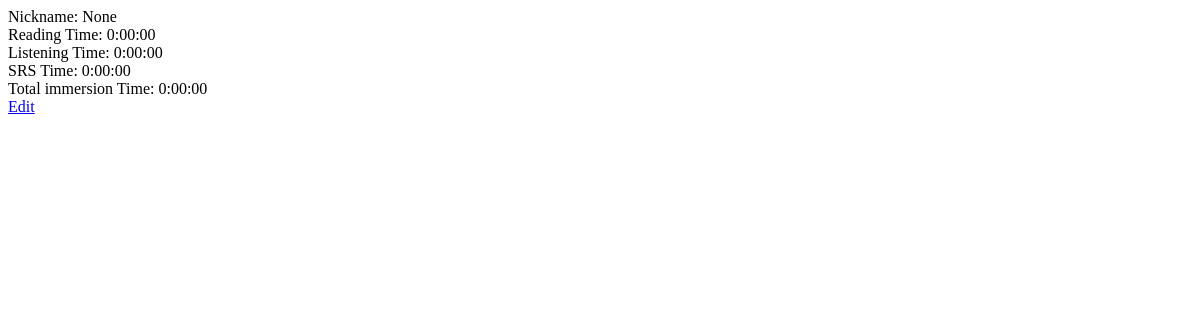
The app's page /accounts/profile/5/details/, older data.
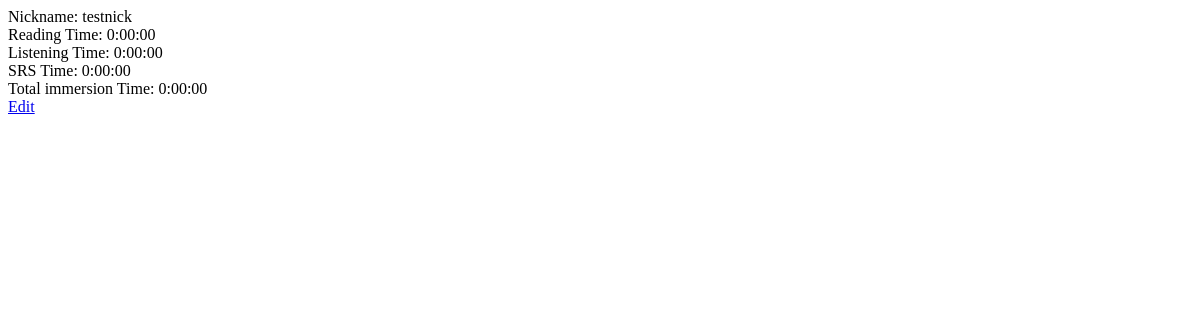
The same page, newer data.
### ImmersionTracker/accounts/models.py (models this page shows, shortened)
class Profile(models.Model):
    NICKNAME_MAX_LENGTH = 20
    INITIAL_DURATION = timedelta(hours=0, minutes=0, seconds=0)
    nickname = models.CharField(
        max_length=20,
        blank=True,
        null=True,
    )
    reading_time = models.DurationField(default=INITIAL_DURATION)
    listening_time = models.DurationField(default=INITIAL_DURATION)
    srs_time = models.DurationField(default=INITIAL_DURATION)
    user = models.OneToOneField(
        ImmersionTrackerUser,
        on_delete=models.CASCADE,
        related_name='profile',
        primary_key=True,
    )
    @property
    def immersion_time(self):
        return self.reading_time + self.listening_time

### ImmersionTracker/accounts/views.py (the view)
# urls.py: path('<int:pk>/details/', ProfileDetailsView.as_view(), name='profile_details'),
class ProfileDetailsView(views.DetailView):
    queryset = Profile.objects.all()
    template_name = 'accounts/profile_details.html'

### templates/accounts/profile_details.html
{% block main_content %}
    <div>Nickname: {{ object.nickname }}</div>
    <div>Reading Time: {{ object.reading_time }}</div>
    <div>Listening Time: {{ object.listening_time }}</div>
    <div>SRS Time: {{ object.srs_time }}</div>
    <div>Total immersion Time: {{ object.immersion_time }}</div>
    <a href="{% url 'edit_profile' pk=request.user.id %}"> Edit </a>
{% endblock %}

Row changes from the older to the newer data that the page shows:
changed Profile: nickname "None" → "testnick"
